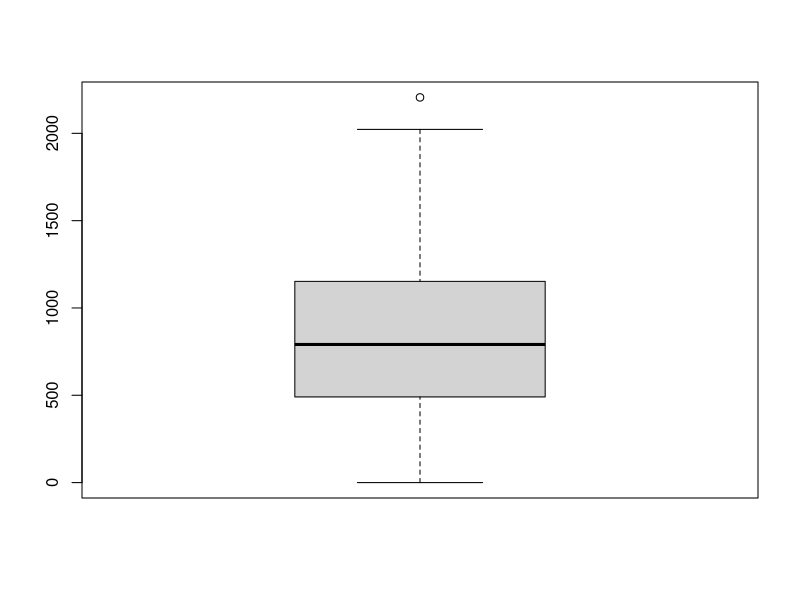
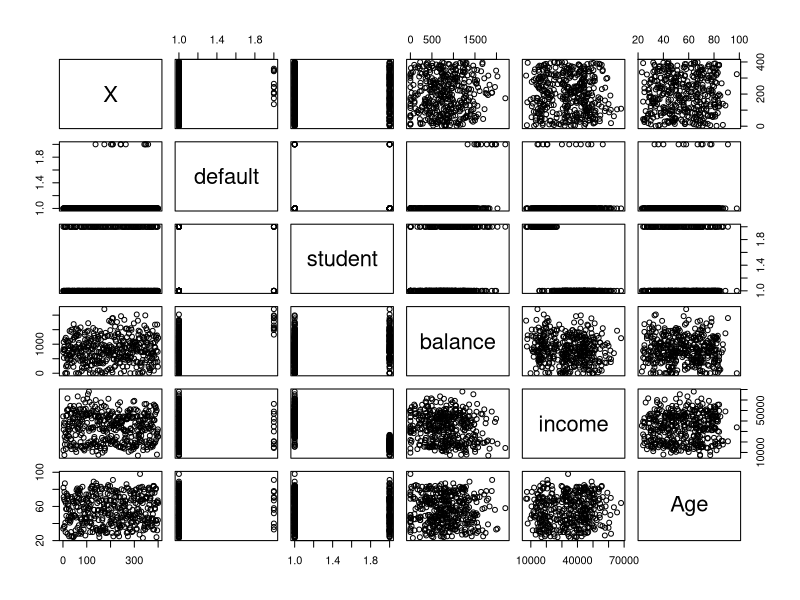

Reproduce these figures in R, in order. (Note: this script raises an error after producing the figures.)
credit <- read.csv("CreditRev.csv", header = TRUE, sep = ",")
#install.packages("caret")
#install.packages("SDMTools")
#install.packages("http://cran.r-project.org/src/contrib/Archive/RNetLogo/RNetLogo_0.9-6.tar.gz", repo=NULL, type="source")
View(credit)
summary(credit)

boxplot(credit$balance)
#To check outliers

plot(credit)
#There is no correlation

#separate feature and class variable
test.feature.var <- credit[, -4]    #independent variables
head(test.feature.var)

test.class.var <- credit[, 4]       #target variable
head(test.class.var)


model.1 <- glm(default1 ~ student, train.data, family = "binomial")
model.1

model.2 <- glm(default1 ~ balance, train.data, family = "binomial")
model.2

model.3 <- glm(default1 ~ Age, train.data, family = "binomial")
model.3

model.4 <- glm(default1 ~ income, train.data, family = "binomial")
model.4

#Identify the B0 (Y - intercept) + B1(slope estimate)-----
model.1
model.2
model.3
model.4

#Use the summary values of p, AIC, etc.. to diagnose the model----
summary(model.1)
summary(model.2)
summary(model.3)
summary(model.4)

#1) Residual deviance is lower than the Null deviance. this is a good indiaction.
#2) Balance variable has the high significant variable based on P value
#3) median value is close to ZERO. this is a good indiction for this model
#3) Number of Fisher Scoring iterations no indicates, model has converzed to come to a solution.

#find the confidence interval of the fit----
confint(model.1)
confint(model.2)
confint(model.3)
confint(model.4)

#Compare the first four model of this assignment with a  multi logistic regression model of Default Vs Student + Balance + Age + Income----
lr.prediction <- glm(default1 ~ student + balance + Age + income, train.data, family = "binomial")

summary(lr.prediction)             #view model details

model <- c("model.1", "model.2", "model.3", "model.4", "lr.prediction")
model

AIC <-
  c(model.1$aic,
    model.2$aic,
    model.3$aic,
    model.4$aic,
    lr.prediction$aic)

deviance <-
  c(
    model.1$deviance,
    model.2$deviance,
    model.3$deviance,
    model.4$deviance,
    lr.prediction$deviance
  )

compare.models <- data.frame(model, AIC, deviance)   #Compare
compare.models


#multi logistic regression model has "lower AIC value & lower deviance value" compared to first four models.
#this indicates, multi logistic regression model has good performance and giving best results

#Residual deviance is lower than the Null deviance. this is a good.
#Balance variable has the high significant variable based on P value
#median value is close to ZERO. this is a good for this model

#find the confidence interval of the fit----
confint(lr.prediction)

#Predict the outcome (whether the person will default or not) using student + balance + age + income based on classification----
#with reference to the multi Logistic Regression model.
options(scipen = 999)

test.data2 <-
  data.frame(
    student = c("No", "Yes", "Yes", "No", "No", "No"),
    balance = c(1500, 1000, 2000, 2500, 1600, 1900),
    Age = c(34, 82, 71, 36, 68, 77),
    income = c(10000, 18000, 21000, 37000, 40000, 24000)
  )

summary(test.data2)

lr.prediction <- predict(lr.prediction, test.data2, type = "response")
lr.prediction


default <- ifelse(lr.prediction < 0.5, "No", "Yes")
default

test.data2$default <- cbind(default)

summary(test.data2)
test.data2


